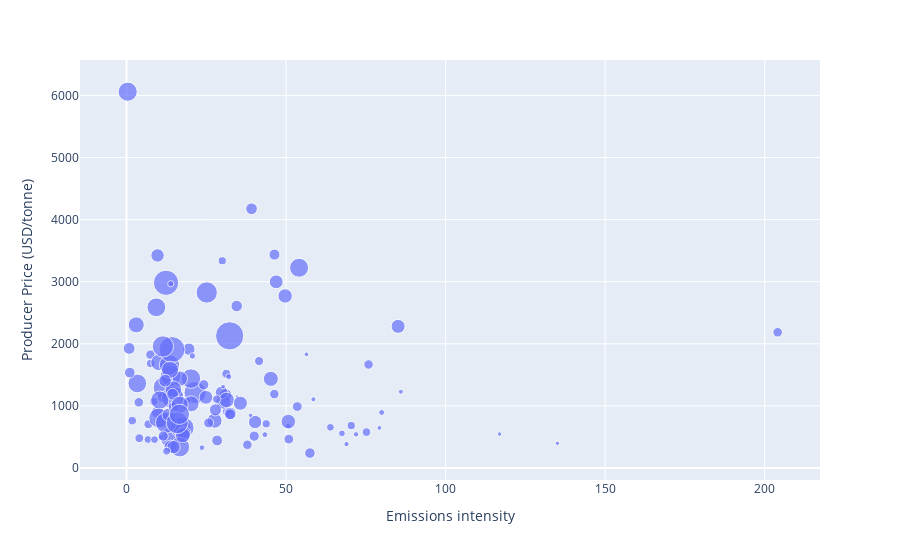

The notebook cell this image was saved under:
### Code cell
fig.show()

### Figure 1 — Plotly figure (JSON) as saved in the notebook; plotly's stock layout.template omitted (floating-point values rounded to 4 significant figures; data arrays with more than 128 entries replaced by an {"elided": "..."} marker saying what was removed)
{"data": [{"hovertemplate": "<b>%{hovertext}</b><br><br>Emissions intensity=%{x}<br>Producer Price (USD/tonne)=%{y}<br>size=%{marker.size}<extra></extra>", "hovertext": {"elided": "154 str values"}, "legendgroup": "", "marker": {"color": "#636efa", "size": {"elided": "154 float values"}, "sizemode": "area", "sizeref": 9.165, "symbol": "circle"}, "mode": "markers", "name": "", "orientation": "v", "showlegend": false, "type": "scatter", "x": {"elided": "154 float values"}, "xaxis": "x", "y": {"elided": "154 float values"}, "yaxis": "y"}], "layout": {"legend": {"itemsizing": "constant", "tracegroupgap": 0}, "margin": {"t": 60}, "xaxis": {"anchor": "y", "domain": [0, 1], "title": {"text": "Emissions intensity"}}, "yaxis": {"anchor": "x", "domain": [0, 1], "title": {"text": "Producer Price (USD/tonne)"}}}}
